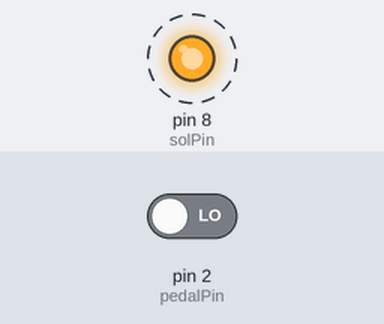
Bench run of a sketch on a simulated Arduino Uno, built with avr-gcc and run on an emulated ATmega328P. Parts: output pins drawn as LEDs (lit = HIGH). Dashed ring = blinking. Inputs (shaded band) come from the test bench; at power-on: pin 2 (pedalPin) LOW. What the sketch prints to the serial monitor is not drawn.

Above: at 1.2 s.
1.3 s: pin 2 (pedalPin) driven HIGH
Timing chart, 0 to 10.3 s (numbered marks = the images above; inputs shaded):
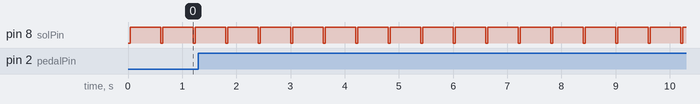

The sketch:

PedalDemo.ino
```cpp
#define pedalPin 2
#define solPin 8

#define pMem 3

long t = 0; // Time value in milliseconds

bool pedalPressed = false;

float bpm = 100;
unsigned long bpmChangeT[2] = {0,0};
bool changedBPM = false;

int prevPot = 0;

int n = 1;

float pedalThresh = 4000;
unsigned int pressTime[pMem];

float lastHit = 0;
float hitTime = 40;

float calculateBPM(int T[pMem]) {
  // Sum of time differences between each 2 consecutive presses
  float diffsum = 0;
  // Shift values back to add new value
  for (int i = 0; i<pMem-1; i++) {
    diffsum += T[i+1] - T[i];
    T[i] = T[i+1];
  }
  T[pMem-1] = millis();
  int lastdiff = T[pMem-1]-T[pMem-2];
  diffsum += lastdiff;
  // Calculate BPM based on bpm = (ms in minute) / (avg time step)
  if (T[0] != 0 && diffsum < pedalThresh) {
    float bpm_ = 60000.0 / (diffsum/pMem);
    return bpm_;
  }
  return -1;
}

// Handles pedal presses
float handlePedal() {
  if (digitalRead(pedalPin)) {
    if (!pedalPressed) {
      if (t - pressTime[pMem-1] < 500) {return -1;}
      pedalPressed = true;
      float newBPM = calculateBPM(pressTime);
      Serial.println(newBPM);
      return newBPM;
    }
  } else {
    pedalPressed = false;
  }
  return -1;
}

void setBPM(float newBPM) {
  bpmChangeT[1] += (t-bpmChangeT[0])*bpm;
  bpmChangeT[0] = t;
  bpm = newBPM;
  changedBPM = true;
}

void handleBpmChange() {
  float newBPM = handlePedal();
  if (newBPM != -1) {
    setBPM(newBPM);
    return;
  }
  // newBPM = analogRead(A0)/4;
  // if (abs(newBPM-prevPot)>20) {
  //   setBPM(newBPM);
  //   prevPot = newBPM;
  // }
}

void setup() {
  Serial.begin(9600);
  pinMode(pedalPin, INPUT);
  pinMode(solPin, OUTPUT);
}

void loop() {
  handleBpmChange();
  t = millis();
  long event_time = n*60000.0/bpm - bpmChangeT[1]/bpm + bpmChangeT[0];
  if (t > event_time) {
    digitalWrite(solPin, LOW);
    lastHit = t;
    n++;
  } else if (t - lastHit >= hitTime) {
    digitalWrite(solPin, HIGH);
  }
}
```

Measured:
- by itself, pin 8 (solPin): alternates HIGH for 0.56 s and LOW for 0.04 s
